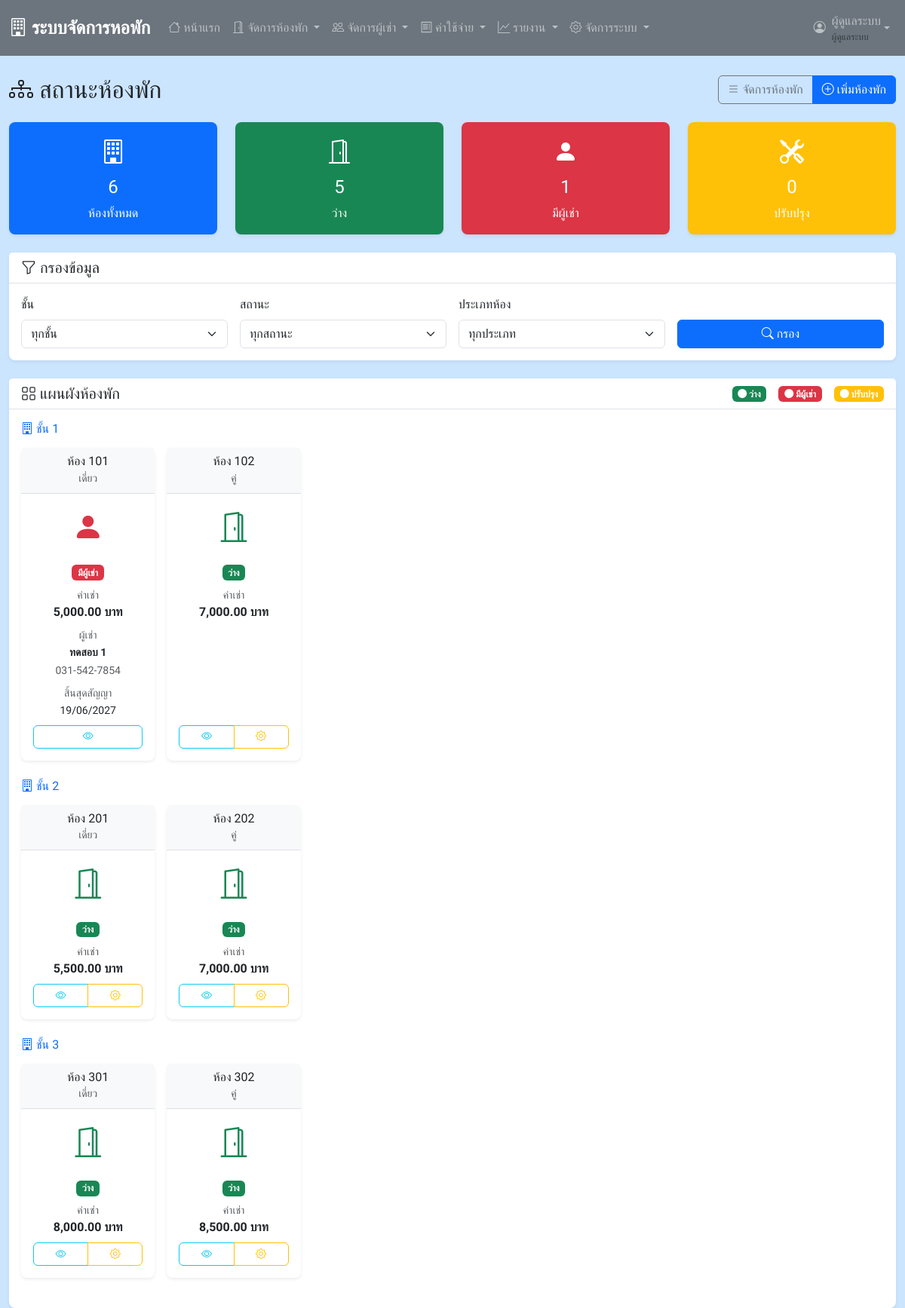
Page /room_status.php (signed in) on the earlier database version.
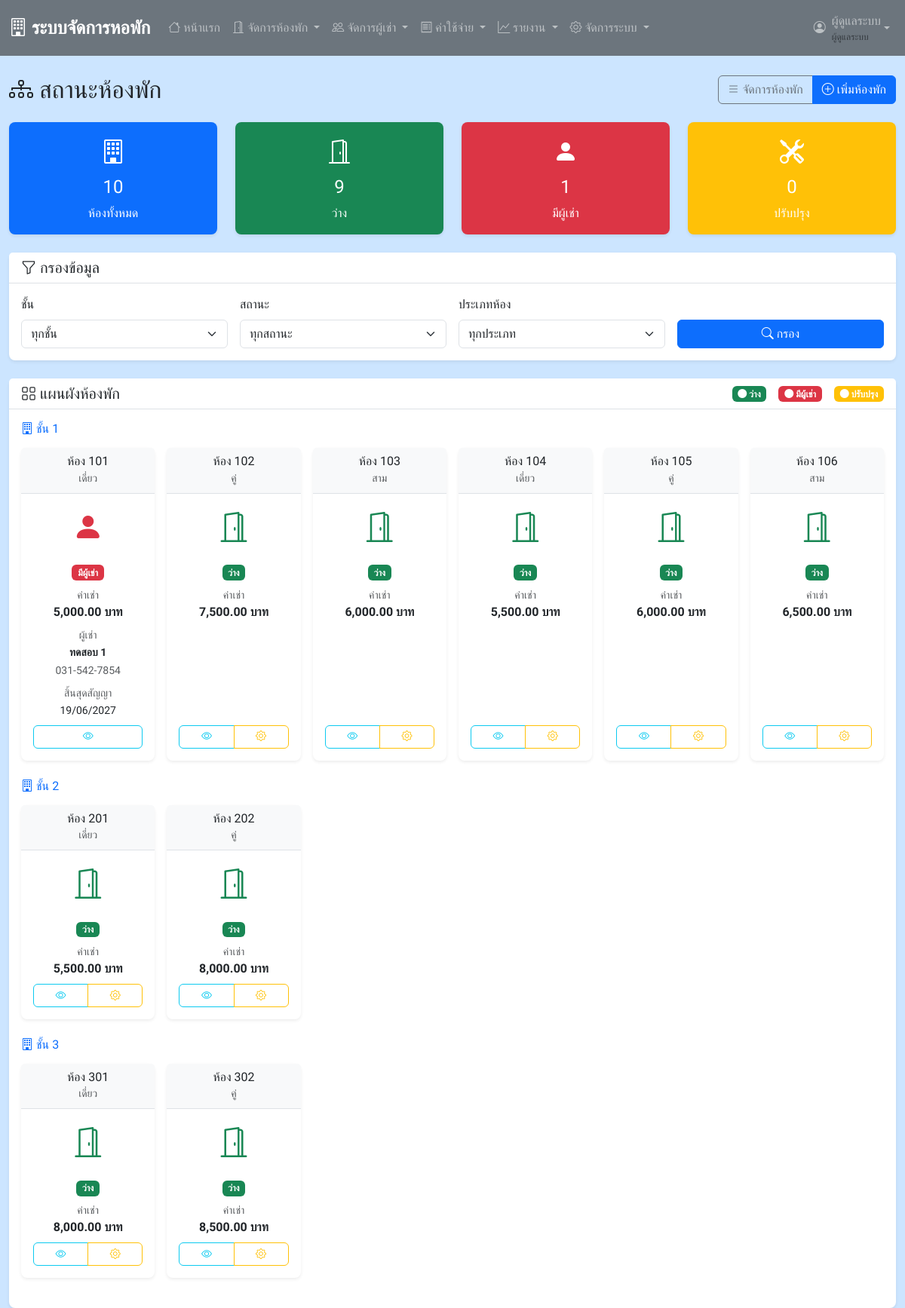
Same page on the later database version.
### tables this page shows
CREATE TABLE `rooms` (
  `room_id` int(11) NOT NULL,
  `room_number` varchar(10) NOT NULL,
  `room_type` enum('single','double','triple') NOT NULL,
  `monthly_rent` decimal(10,2) NOT NULL,
  `deposit` decimal(10,2) NOT NULL,
  `room_status` enum('available','occupied','maintenance') DEFAULT 'available',
  `floor_number` int(11) DEFAULT NULL,
  `room_description` text DEFAULT NULL,
  `created_at` timestamp NOT NULL DEFAULT current_timestamp()
);

### config.php (called while the page is built, shortened)
<?php
function formatCurrency($amount) {
    return number_format($amount, 2) . ' บาท';
}
function formatDate($date) {
    return date('d/m/Y', strtotime($date));
}
?>

### room_status.php (the view, shortened to what the changed rows need)
<?php
require_once 'includes/header.php';
$sql = "SELECT r.*,
        (SELECT COUNT(*) FROM contracts c WHERE c.room_id = r.room_id AND c.contract_status = 'active') as has_tenant,
        (SELECT CONCAT(t.first_name, ' ', t.last_name)
         FROM contracts c
         JOIN tenants t ON c.tenant_id = t.tenant_id
         WHERE c.room_id = r.room_id AND c.contract_status = 'active'
         LIMIT 1) as tenant_name,
        (SELECT c.contract_start
         FROM contracts c
         WHERE c.room_id = r.room_id AND c.contract_status = 'active'
         LIMIT 1) as move_in_date,
        (SELECT c.contract_end
         FROM contracts c
         WHERE c.room_id = r.room_id AND c.contract_status = 'active'
         LIMIT 1) as contract_end_date,
        (SELECT t.phone
         FROM contracts c
         JOIN tenants t ON c.tenant_id = t.tenant_id
         WHERE c.room_id = r.room_id AND c.contract_status = 'active'
         LIMIT 1) as tenant_phone
        FROM rooms r WHERE 1=1";
$params = [];
$sql .= " ORDER BY r.floor_number ASC, CAST(SUBSTRING(r.room_number, 2) AS UNSIGNED) ASC";
try {
    $stmt = $pdo->prepare($sql);
    $stmt->execute($params);
    $rooms = $stmt->fetchAll();
    $stats = [
        'total' => 0,
        'available' => 0,
        'occupied' => 0,
        'maintenance' => 0
    ];
    foreach ($rooms as $room) {
        $stats['total']++;
        if ($room['has_tenant'] > 0) {
            $stats['occupied']++;
        } else {
            $stats[$room['room_status']]++;
        }
    }
    $floor_stmt = $pdo->query("SELECT DISTINCT floor_number FROM rooms ORDER BY floor_number");
    $floors = $floor_stmt->fetchAll();
} catch(PDOException $e) {
    $error_message = "เกิดข้อผิดพลาดในการดึงข้อมูล: " . $e->getMessage();
}
?>
<div class="container-fluid mt-4">
    <div class="row">
        <div class="col-12">
            <div class="d-flex justify-content-between align-items-center mb-4">
                <h2 class="mb-0">
                    <i class="bi bi-diagram-3"></i>
                    สถานะห้องพัก
                </h2>
            </div>
            <div class="row mb-4">
                <div class="col-md-3">
                    <div class="card text-white bg-primary">
                        <div class="card-body text-center">
                            <i class="bi bi-building fs-2"></i>
                            <h4 class="mt-2"><?php echo $stats['total']; ?></h4>
                            <p class="mb-0">ห้องทั้งหมด</p>
                        </div>
                    </div>
                </div>
                <div class="col-md-3">
                    <div class="card text-white bg-success">
                        <div class="card-body text-center">
                            <i class="bi bi-door-open fs-2"></i>
                            <h4 class="mt-2"><?php echo $stats['available']; ?></h4>
                            <p class="mb-0">ว่าง</p>
                        </div>
                    </div>
                </div>
            </div>
            <div class="card">
                <div class="card-body">
                    <?php if (empty($rooms)): ?>
                        <div class="text-center py-5">
                            <i class="bi bi-building display-1 text-muted"></i>
                            <h4 class="text-muted mt-3">ไม่พบข้อมูลห้องพัก</h4>
                            <p class="text-muted">ไม่มีข้อมูลที่ตรงกับเงื่อนไขการกรอง</p>
                        </div>
                    <?php else: ?>
                        <?php
                        $rooms_by_floor = [];
                        foreach ($rooms as $room) {
                            $rooms_by_floor[$room['floor_number']][] = $room;
                        }
                        ksort($rooms_by_floor);
                        ?>
                        <?php foreach ($rooms_by_floor as $floor => $floor_rooms): ?>
                            <div class="mb-4">
                                <h6 class="text-primary mb-3">
                                    <i class="bi bi-building"></i>
                                    ชั้น <?php echo $floor; ?>
                                </h6>
                                <div class="row g-3">
                                    <?php foreach ($floor_rooms as $room): ?>
                                        <?php
                                        $room_status = '';
                                        $card_class = '';
                                        $icon = '';
                                        $status_text = '';
                                        if ($room['has_tenant'] > 0) {
                                            $card_class = 'border-danger';
                                            $room_status = 'occupied';
                                            $icon = 'bi-person-fill';
                                            $status_text = 'มีผู้เช่า';
                                        } else {
                                            switch ($room['room_status']) {
                                                case 'available':
                                                    $card_class = 'border-success';
                                                    $room_status = 'available';
                                                    $icon = 'bi-door-open';
                                                    $status_text = 'ว่าง';
                                                    break;
                                            }
                                        }
                                        ?>
                                        <div class="col-xl-2 col-lg-3 col-md-4 col-sm-6">
                                            <div class="card h-100 <?php echo $card_class; ?>" style="min-height: 200px;">
                                                <div class="card-header text-center bg-light">
                                                    <h6 class="mb-0">ห้อง <?php echo $room['room_number']; ?></h6>
                                                    <small class="text-muted">
                                                        <?php
                                                        switch ($room['room_type']) {
                                                            case 'single': echo 'เดี่ยว'; break;
                                                            case 'double': echo 'คู่'; break;
                                                            case 'triple': echo 'สาม'; break;
                                                        }
                                                        ?>
                                                    </small>
                                                </div>
                                                <div class="card-body text-center d-flex flex-column">
                                                    <div class="mb-3">
                                                        <i class="<?php echo $icon; ?> fs-1 text-<?php echo $room_status == 'occupied' ? 'danger' : ($room_status == 'available' ? 'success' : 'warning'); ?>"></i>
                                                    </div>
                                                    <div class="mb-2">
                                                        <span class="badge bg-<?php echo $room_status == 'occupied' ? 'danger' : ($room_status == 'available' ? 'success' : 'warning'); ?>">
                                                            <?php echo $status_text; ?>
                                                        </span>
                                                    </div>
                                                    <div class="mb-2">
                                                        <small class="text-muted d-block">ค่าเช่า</small>
                                                        <strong><?php echo formatCurrency($room['monthly_rent']); ?></strong>
                                                    </div>
                                                    <?php if ($room['has_tenant'] > 0): ?>
                                                        <div class="mb-2">
                                                            <small class="text-muted d-block">ผู้เช่า</small>
                                                            <small class="fw-bold"><?php echo $room['tenant_name']; ?></small>
                                                            <?php if ($room['tenant_phone']): ?>
                                                                <br><small class="text-muted"><?php echo $room['tenant_phone']; ?></small>
                                                            <?php endif; ?>
                                                        </div>
                                                        <div class="mb-2">
                                                            <small class="text-muted d-block">สิ้นสุดสัญญา</small>
                                                            <small><?php echo formatDate($room['contract_end_date']); ?></small>
                                                        </div>
                                                    <?php endif; ?>
                                                    <div class="mt-auto">
                                                        <div class="btn-group w-100" role="group">
                                                            <a href="view_room.php?id=<?php echo $room['room_id']; ?>"
                                                               class="btn btn-sm btn-outline-info"
                                                               data-bs-toggle="tooltip"
                                                               title="ดูรายละเอียด">
                                                                <i class="bi bi-eye"></i>
                                                            </a>
                                                            <?php if ($room['has_tenant'] == 0): ?>
                                                                <button type="button"
                                                                        class="btn btn-sm btn-outline-warning"
                                                                        data-bs-toggle="modal"
                                                                        data-bs-target="#statusModal"
                                                                        data-room-id="<?php echo $room['room_id']; ?>"
                                                                        data-room-number="<?php echo $room['room_number']; ?>"
                                                                        data-current-status="<?php echo $room['room_status']; ?>"
                                                                        title="เปลี่ยนสถานะ">
                                                                    <i class="bi bi-gear"></i>
                                                                </button>
                                                            <?php endif; ?>
                                                        </div>
                                                    </div>
                                                </div>
                                            </div>
                                        </div>
                                    <?php endforeach; ?>
                                </div>
                            </div>
                        <?php endforeach; ?>
                    <?php endif; ?>
                </div>
            </div>
        </div>
    </div>
</div>
<?php include 'includes/footer.php'; ?>

Differences in the rows shown:
changed rooms: monthly_rent "7,000.00 บาท" → "7,500.00 บาท"
added rooms: room_number "103", room_type "สาม", room_status "ว่าง", monthly_rent "6,000.00 บาท", shown under "1"
added rooms: room_number "104", room_type "เดี่ยว", room_status "ว่าง", monthly_rent "5,500.00 บาท", shown under "1"
added rooms: room_number "105", room_type "คู่", room_status "ว่าง", monthly_rent "6,000.00 บาท", shown under "1"
added rooms: room_number "106", room_type "สาม", room_status "ว่าง", monthly_rent "6,500.00 บาท", shown under "1"
changed rooms (number 8 of 10 on the later page): monthly_rent "7,000.00 บาท" → "8,000.00 บาท"
Other differences:
$stats['total']: "6" → "10"
$stats['available']: "5" → "9"
